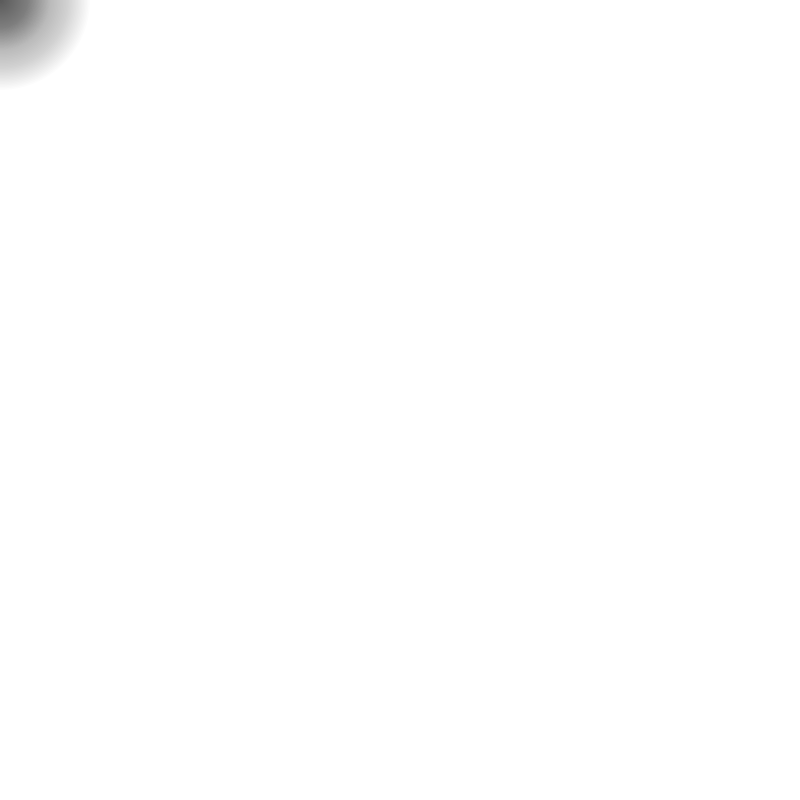
Frame 1 (no input)
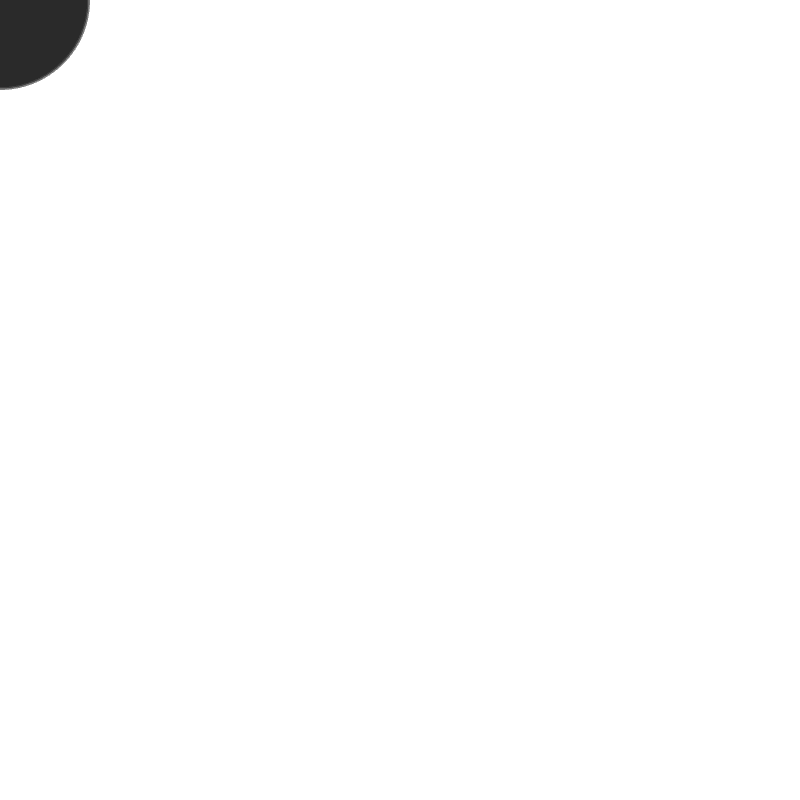
Frame 60 (the mouse pressed at the canvas centre just before this capture)
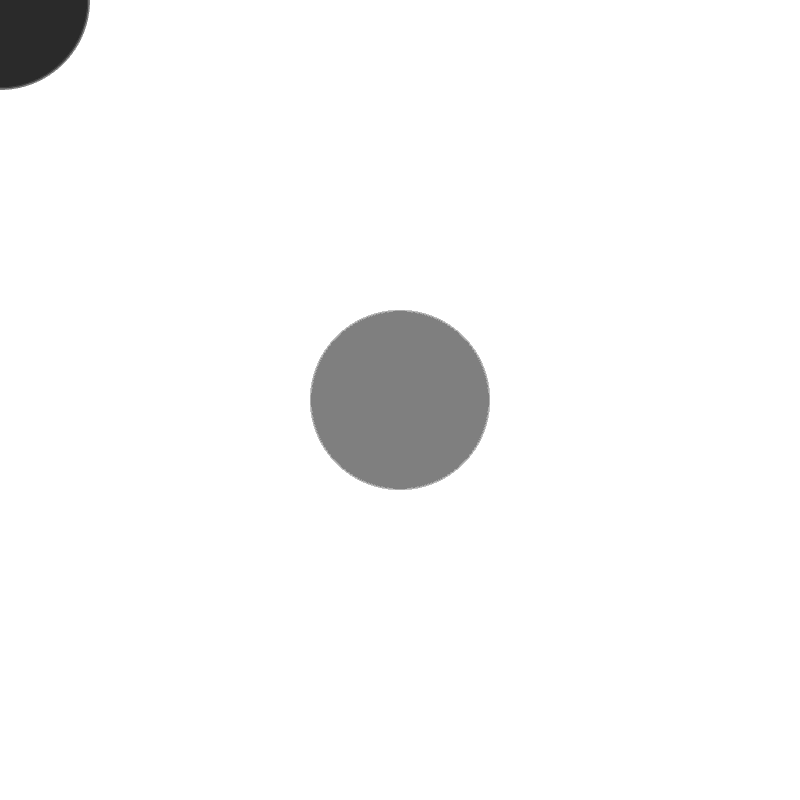
Frame 120 (the mouse held since frame 60 and released just before this capture)

The Processing sketch that drew these frames (run headless with seeded random() and noise(); from frame 60 on, the mouse is pressed at the canvas centre):

// Processing sketch: D2
// ── D2.pde
void setup() {
  size(800,800);
  background(255);
  noStroke();
}

void draw() {
  drop(mouseX, mouseY);
  //drop(500, 500);
}

void drop(float x, float y){
  float r = map(x, 0, 800, 0, 255);
  float g = map(y, 0, 800, 0, 255);
  fill(r,g,g-40,3);
  for (int i = 0; i < 280; i += 3){
    ellipse(x, y, i-180 , i-180);
  } 
}
